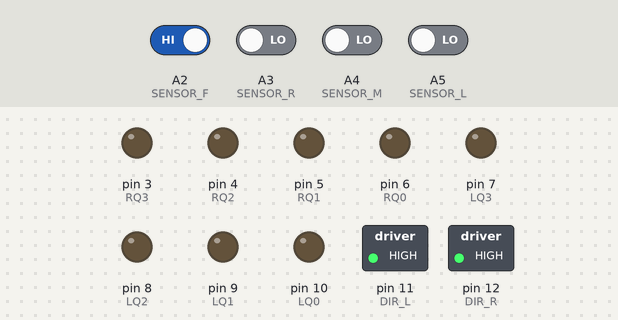
Simulated run of this sketch. Board: Arduino Uno, built with avr-gcc and run on an emulated ATmega328P. On the bench: switched loads named in the sketch (green lamp = pin HIGH), output pins drawn as LEDs (lit = HIGH). Inputs (shaded band) come from the test bench; at power-on: A2 (SENSOR_F) HIGH, A3 (SENSOR_R), A4 (SENSOR_M), A5 (SENSOR_L) LOW.

Above: at 1.2 s.
1.3 s: A2 (SENSOR_F) driven LOW
At 1.6 s:
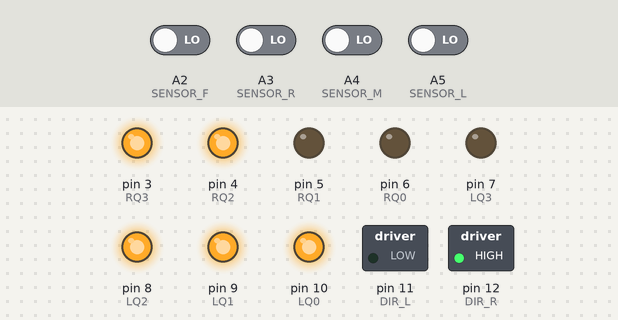
2.8 s: A3 (SENSOR_R) driven HIGH and A5 (SENSOR_L) driven HIGH
At 3.9 s:
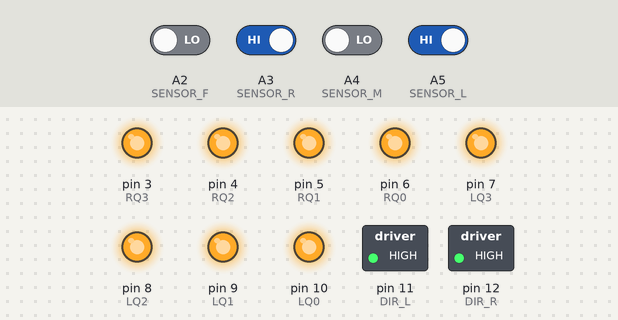
4.3 s: A3 (SENSOR_R) driven LOW
At 5.0 s:
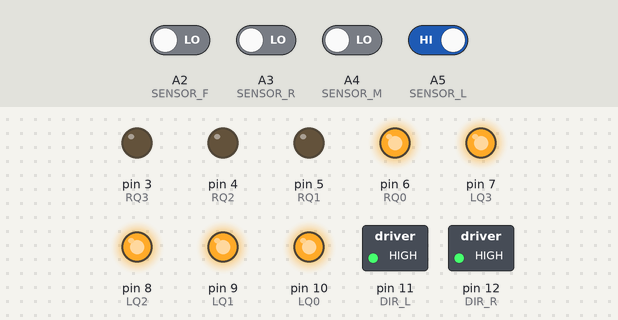
5.8 s: A4 (SENSOR_M) driven HIGH
At 6.2 s:
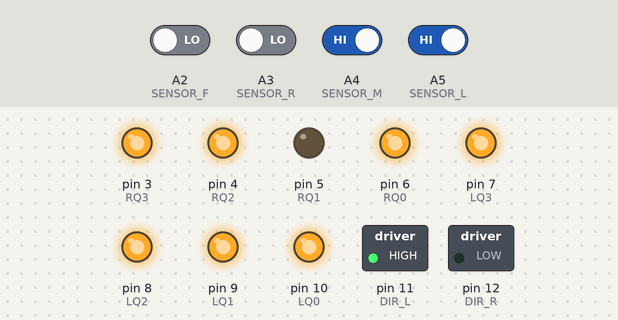
7.3 s: A4 (SENSOR_M) driven LOW
At 8.5 s:
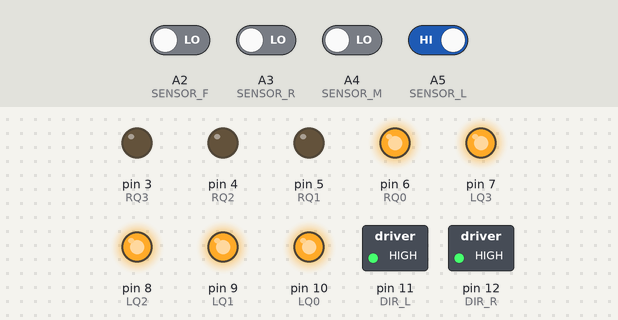
8.8 s: A3 (SENSOR_R) driven HIGH
At 9.7 s:
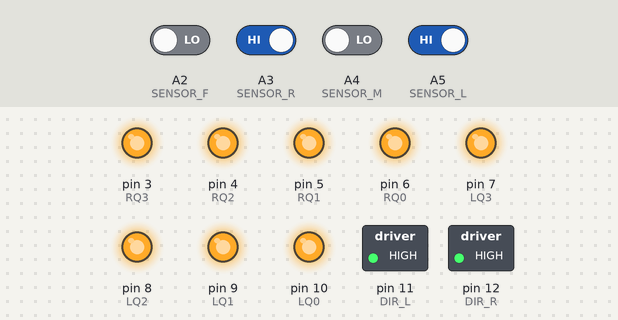
Timing chart, 0 to 11.3 s (numbered marks = the images above; inputs shaded):
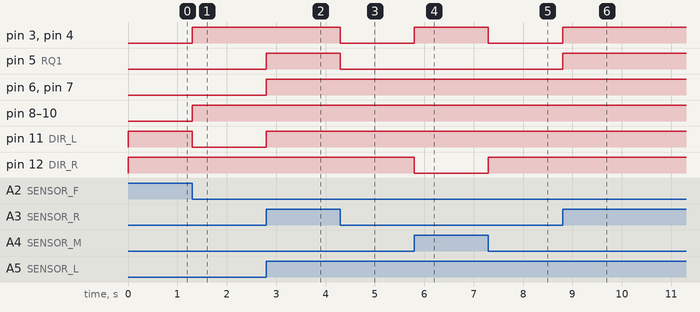

Measured:
- after the input at 1.3 s, pin 3 (RQ3), pin 4 (RQ2), pin 8 (LQ2), pin 9 (LQ1), pin 10 (LQ0): LOW → HIGH at once; pin 11 (DIR_L): HIGH → LOW at once
- after the input at 2.8 s, pin 5 (RQ1), pin 6 (RQ0), pin 7 (LQ3), pin 11 (DIR_L): LOW → HIGH at once
- after the input at 4.3 s, pin 3 (RQ3), pin 4 (RQ2), pin 5 (RQ1): HIGH → LOW at once
- after the input at 5.8 s, pin 3 (RQ3), pin 4 (RQ2): LOW → HIGH at once; pin 12 (DIR_R): HIGH → LOW at once
- after the input at 7.3 s, pin 3 (RQ3), pin 4 (RQ2): HIGH → LOW at once; pin 12 (DIR_R): LOW → HIGH at once
- after the input at 8.8 s, pin 3 (RQ3), pin 4 (RQ2), pin 5 (RQ1): LOW → HIGH at once

The sketch:

line_follower.ino
```cpp
/**
 * HKUST ELEC1100 Final project
 * Group 97
 * Thomas Ip & Lai Siu Hong
 */

#define SENSOR_F A2
#define SENSOR_R A3
#define SENSOR_M A4
#define SENSOR_L A5

#define DIR_L 11
#define DIR_R 12

#define RQ3 3
#define RQ2 4
#define RQ1 5
#define RQ0 6
#define LQ3 7
#define LQ2 8
#define LQ1 9
#define LQ0 10

#define OFF_TRACK 100
#define Y_JUNCTION 101
#define T_JUNCTION 102

int sensorLeft, sensorMiddle, sensorRight, sensorFront;

/**
 * PID gain parameters
 * Tuning method based on https://robotics.stackexchange.com/a/174
 */
const float Kp = 14;
const float Ki = 0;
const float Kd = 5;

const int pidFrequency = 1000;
unsigned long targetLoopDuration = (1 / pidFrequency) * 1000;
unsigned long previousMillis, loopDuration;

int error;
int previousError = 0;
float integral = 0;
float derivative;
float direction;

// Branch handling
enum Turn {Left, Right, Neutral};
Turn branchSequence[] = {Left, Left, Right};
int branchIdx = 0;

// Run handling
enum Stage {Waiting, Running, Finish, Idle};
Stage stage = Waiting;

// The PID controller does not work well with 90 degrees turn, so we fall back
// to a truth table based line follower algorithm after the last Y junction.
boolean handleRightAngleTurn = false;

/**
 * We implements a PID controller as a control loop feedback mechanism for the
 * robot car. There are 5 possible error values that can be fed into the
 * controller,
 * -2 : Far left
 * -1 : Slightly left
 *  0 : Middle (set point)
 *  1 : Slightly right
 *  2 : Far right
 * The case of a T junction, Y junction or off track is not handled here.
 */
float pidController(float error)
{
  float dt = loopDuration / 1000;
  integral += error * dt;
  derivative = (error - previousError) / dt;
  float output = (Kp * error) + (Ki * integral) + (Kd * derivative);
  return output;
}

/**
 * Turn the robot by decreasing the speed of one of the wheels and leave the
 * other one at maximum speed.
 * +ve direction -> turn right
 * -ve direction -> turn left
 */
void speedControl(int direction)
{
  int leftSpeed = min(15 + direction, 15);
  int rightSpeed = min(15 - direction, 15);
  constantSpeed(leftSpeed, rightSpeed);
}

void constantSpeed(int leftSpeed, int rightSpeed)
{
  digitalWrite(DIR_L, leftSpeed < 0 ? LOW : HIGH);
  digitalWrite(DIR_R, rightSpeed < 0 ? LOW : HIGH);
  leftSpeed = constrain(abs(leftSpeed), 0, 15);
  rightSpeed = constrain(abs(rightSpeed), 0, 15);

  digitalWrite(LQ0, intToBit(leftSpeed, 0));
  digitalWrite(LQ1, intToBit(leftSpeed, 1));
  digitalWrite(LQ2, intToBit(leftSpeed, 2));
  digitalWrite(LQ3, intToBit(leftSpeed, 3));

  digitalWrite(RQ0, intToBit(rightSpeed, 0));
  digitalWrite(RQ1, intToBit(rightSpeed, 1));
  digitalWrite(RQ2, intToBit(rightSpeed, 2));
  digitalWrite(RQ3, intToBit(rightSpeed, 3));
}

void turnToSetPoint(int leftSpeed, int rightSpeed)
{
  do {
    readSensorValues();
    constantSpeed(leftSpeed, rightSpeed);
  } while (!(sensorLeft && !sensorMiddle && sensorRight));
}

/**
 * Return the binary value of an integer at a specified bit.
 */
boolean intToBit(int integer, int bit_)
{
  return (integer >> bit_) & 1;
}

void readSensorValues()
{
  sensorLeft = digitalRead(SENSOR_L);
  sensorMiddle = digitalRead(SENSOR_M);
  sensorRight = digitalRead(SENSOR_R);
  sensorFront = digitalRead(SENSOR_F);
}

void setup()
{
  pinMode(SENSOR_L, INPUT);
  pinMode(SENSOR_M, INPUT);
  pinMode(SENSOR_R, INPUT);
  pinMode(SENSOR_F, INPUT);

  pinMode(DIR_L, OUTPUT);
  pinMode(DIR_R, OUTPUT);
  pinMode(LQ3, OUTPUT);
  pinMode(LQ2, OUTPUT);
  pinMode(LQ1, OUTPUT);
  pinMode(LQ0, OUTPUT);
  pinMode(RQ3, OUTPUT);
  pinMode(RQ2, OUTPUT);
  pinMode(RQ1, OUTPUT);
  pinMode(RQ0, OUTPUT);

  constantSpeed(0, 0);

  previousMillis = millis();
}

void loop()
{
  readSensorValues();

  switch (stage) {
  case Waiting:
    if (!sensorFront) stage = Running;
    return;
  case Running:
    if (handleRightAngleTurn && !sensorFront) stage = Finish;
    break;
  case Finish:
    constantSpeed(-15, -15);
    delay(1500);
    stage = Idle;
    break;
  case Idle:
    constantSpeed(0, 0);
    return;
  }

  if      ( sensorLeft &&  sensorMiddle &&  sensorRight) error = OFF_TRACK;
  else if (!sensorLeft &&  sensorMiddle && !sensorRight) error = Y_JUNCTION;
  else if (!sensorLeft && !sensorMiddle && !sensorRight) error = T_JUNCTION;
  else if ( sensorLeft &&  sensorMiddle && !sensorRight) error = 2;
  else if ( sensorLeft && !sensorMiddle && !sensorRight) error = 1;
  else if ( sensorLeft && !sensorMiddle &&  sensorRight) error = 0;
  else if (!sensorLeft && !sensorMiddle &&  sensorRight) error = -1;
  else if (!sensorLeft &&  sensorMiddle &&  sensorRight) error = -2;

  switch (error) {
  case OFF_TRACK:
    break;
  case T_JUNCTION:
    if (!handleRightAngleTurn) {
      switch (branchSequence[branchIdx++]) {
      case Left:
        turnToSetPoint(-7, 12);
        break;
      case Right:
        turnToSetPoint(12, -7);
        // 90-degree turn starts after the last Y junction
        handleRightAngleTurn = true;
        targetLoopDuration = 0;
        break;
      }
    }
    break;
  case Y_JUNCTION:
    break;
  default:
    if (handleRightAngleTurn) {
      switch (error) {
      case 1: constantSpeed(13, -8); return;
      case -1: constantSpeed(-8, 13); return;
      case 0: constantSpeed(12, 12); return;
      case 2: constantSpeed(15, -15); return;
      case -2: constantSpeed(-15, 15); return;
      }
    } else {
      direction = pidController(error);
      speedControl((int) direction);
    }
    previousError = error;
  }

  // Run the main loop at a constant frequency
  unsigned long currentMillis = millis();
  loopDuration = currentMillis - previousError;
  previousMillis = currentMillis;

  int timeLeft = targetLoopDuration - loopDuration;

  delay(max(timeLeft, 0));
}
```
